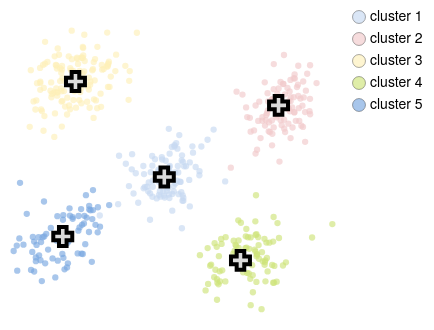

The specification (Vega-Lite) saved for this image:
### Vega-Lite specification from a JSON file in a GitHub repository (floating-point values rounded to 4 significant figures; data arrays with more than 128 entries replaced by an {"elided": "..."} marker saying what was removed)
{"background": null, "config": {"arc": {"fill": "#DBDBDB", "fillOpacity": 1.0, "innerRadius": 38.75, "padAngle": 0.03, "stroke": "black", "strokeOpacity": 1, "strokeWidth": 0.25}, "area": {"fill": "#DBDBDB", "fillOpacity": 1.0, "stroke": "black", "strokeOpacity": 1, "strokeWidth": 0.25}, "axis": {"domain": true, "domainCap": "round", "domainColor": "black", "domainWidth": 0.25, "grid": false, "gridCap": "round", "gridColor": "#F1F1F1", "gridDash": [0, 0], "gridOpacity": 1.0, "gridWidth": 0.25, "labelColor": "black", "labelFont": "Helvetica Neue", "labelFontSize": 7, "labelFontStyle": "normal", "labelFontWeight": 400, "offset": 4.5, "ticks": true, "tickCap": "round", "tickColor": "black", "tickRound": false, "tickSize": 3, "tickWidth": 0.25, "titleColor": "black", "titleFont": "Helvetica Neue", "titleFontSize": 7, "titleFontStyle": "normal", "titleFontWeight": 400}, "axisX": {"domain": true, "labelAlign": "center", "labelAngle": 0, "labels": true, "ticks": true, "translate": 0}, "axisY": {"domain": true, "labelAlign": "right", "labelAngle": 0, "labels": true, "ticks": true, "translate": 0}, "axisRight": {"domain": true, "labelAlign": "left", "labelAngle": 0, "labels": true, "ticks": true, "translate": 0}, "axisTop": {"domain": true, "labelAlign": "center", "labelAngle": 0, "labels": true, "ticks": true, "translate": 0}, "axisBand": {"tickOffset": 0}, "bar": {"fill": "#DBDBDB", "fillOpacity": 1.0, "stroke": "black", "strokeOpacity": 1, "strokeWidth": 0.25}, "boxplot": {"size": 13.95, "ticks": {"cornerRadius": 0.25, "fill": "black", "opacity": 1, "size": 6.975, "thickness": 0.25}, "box": {"fillOpacity": 1.0, "stroke": "black", "strokeOpacity": 1, "strokeWidth": 0.25}, "median": {"cornerRadius": 0, "fill": "black", "fillOpacity": 1.0, "opacity": 1, "size": 13.95, "thickness": 0.25}, "rule": {"fill": "black", "fillOpacity": 1.0, "size": 15.5, "stroke": "black", "strokeDash": [0, 0], "strokeOpacity": 1, "strokeWidth": 0.25}, "outliers": {"color": "black", "fill": "black", "fillOpacity": 1.0, "size": 0, "stroke": "black", "strokeOpacity": 1, "strokeWidth": 0.25}}, "circle": {"fill": "black", "fillOpacity": 1.0, "size": 0.775, "stroke": null, "strokeOpacity": 1, "strokeWidth": 0.25}, "errorband": {"band": {"fillOpacity": 0.6, "stroke": null, "strokeWidth": 0.25, "strokeOpacity": 1}, "borders": {"opacity": 0, "strokeOpacity": 0.25, "strokeWidth": 1}}, "errorbar": {"opacity": 1, "rule": {"strokeDash": [0, 0], "strokeWidth": 0.25}, "ticks": {"color": "black", "cornerRadius": 0.125, "opacity": 1, "size": 9.3, "thickness": 0.25}, "thickness": 0.25}, "font": "Helvetica Neue", "geoshape": {"fill": "#DBDBDB", "fillOpacity": 1.0, "stroke": "black", "strokeOpacity": 1, "strokeWidth": 0.25}, "header": {"labelColor": "black", "labelFont": "Helvetica Neue", "labelFontSize": 7, "labelFontStyle": "normal", "labelFontWeight": 400, "titleColor": "black", "titleFont": "Helvetica Neue", "titleFontSize": 7, "titleFontStyle": "normal", "titleFontWeight": 400, "titlePadding": 0}, "legend": {"disable": false, "offset": 4.5, "titlePadding": 4, "labelOffset": 2, "gradientLabelOffset": 2, "gradientLength": 77.5, "gradientThickness": 7.75, "gradientOpacity": 1.0, "gradientStrokeColor": "black", "gradientStrokeWidth": 0.25, "labelColor": "black", "labelFont": "Helvetica Neue", "labelFontSize": 7, "labelFontStyle": "normal", "labelFontWeight": 400, "strokeColor": "black", "strokeWidth": 0, "symbolSize": 42, "symbolStrokeColor": "black", "symbolStrokeWidth": 0.25, "titleColor": "black", "titleFont": "Helvetica Neue", "titleFontSize": 7, "titleFontStyle": "normal", "titleFontWeight": 400}, "line": {"color": "black", "stroke": "black", "strokeCap": "round", "strokeDash": [0, 0], "strokeOpacity": 1, "strokeWidth": 0.375}, "point": {"filled": true, "fill": "#DBDBDB", "fillOpacity": 1.0, "size": 7.75, "stroke": "black", "strokeOpacity": 1, "strokeWidth": 0.25}, "range": {"category": ["#C6D9F1", "#F1C9CB", "#FEF0B9", "#CEE37A", "#7AA8E0", "#E589A3", "#FDDD5D", "#68B961", "#4177B1", "#C35082", "#E5C227", "#438156"], "diverging": {"scheme": ["#C35082", "#CE6D94", "#D989A7", "#E2A4BA", "#EABFCE", "#F1DBE2", "#F6F6F6", "#D7E0EB", "#B9CBE0", "#9BB6D5", "#7DA1C9", "#5F8CBD", "#4177B1"]}, "heatmap": {"scheme": ["#32022B", "#43044D", "#4C196E", "#4D338C", "#484DA6", "#3A68BB", "#1D83CA", "#1D9CCB", "#23B5C9", "#28CDC5", "#4DE0B4", "#91EE9F"]}, "ordinal": {"scheme": ["#F1F1F1", "#DBDBDB", "#C6C6C6", "#B2B2B2", "#9D9D9D", "#898989", "#767676", "#636363", "#515151", "#404040", "#2F2F2F", "#1F1F1F"]}, "ramp": {"scheme": ["#32022B", "#43044D", "#4C196E", "#4D338C", "#484DA6", "#3A68BB", "#1D83CA", "#1D9CCB", "#23B5C9", "#28CDC5", "#4DE0B4", "#91EE9F"]}}, "rule": {"color": "black", "stroke": "black", "strokeCap": "round", "strokeDash": [2, 2], "strokeOpacity": 1, "strokeWidth": 0.25}, "scale": {"bandPaddingInner": 0.1, "bandPaddingOuter": 0.1, "round": false}, "rect": {"fill": "#DBDBDB", "fillOpacity": 1.0, "stroke": "black", "strokeOpacity": 1, "strokeWidth": 0.25}, "square": {"fill": "#DBDBDB", "fillOpacity": 1.0, "size": 15.5, "stroke": "black", "strokeOpacity": 1, "strokeWidth": 0.25}, "text": {"color": "black", "font": "Helvetica Neue", "fontSize": 7, "fontStyle": "normal", "fontWeight": 400}, "tick": {"color": "black", "cornerRadius": 0.125, "opacity": 1.0, "size": 13.95, "thickness": 0.25}, "title": {"anchor": "middle", "frame": "group", "color": "black", "font": "Helvetica Neue", "fontSize": 7, "fontStyle": "normal", "fontWeight": 400, "subtitleColor": "black", "subtitleFont": "Helvetica Neue", "subtitleFontSize": "Helvetica Neue", "subtitleFontStyle": "normal", "subtitleFontWeight": 400}, "trail": {"color": "black", "opacity": 1, "size": 0.375}, "view": {"continuousWidth": 165, "continuousHeight": 155, "discreteWidth": 165, "discreteHeight": 155, "fill": null, "stroke": null, "strokeWidth": 0.25}}, "layer": [{"data": {"name": "data-ad9b49031bfbbf69f380db80abeca228"}, "mark": {"type": "circle", "opacity": 0.65, "size": 10}, "encoding": {"color": {"field": "cluster", "title": null, "type": "nominal"}, "x": {"axis": null, "field": "x", "type": "quantitative"}, "y": {"axis": null, "field": "y", "type": "quantitative"}}}, {"data": {"name": "data-54f1426175104c8dd6258a02509f3630"}, "mark": {"type": "point", "filled": false, "opacity": 1, "shape": "cross", "size": 90, "strokeWidth": 2}, "encoding": {"color": {"value": "black"}, "x": {"field": "x", "type": "quantitative"}, "y": {"field": "y", "type": "quantitative"}}}], "view": {"stroke": null}, "$schema": "https://vega.github.io/schema/vega-lite/v6.4.1.json", "datasets": {"data-ad9b49031bfbbf69f380db80abeca228": {"elided": "489 records"}, "data-54f1426175104c8dd6258a02509f3630": [{"x": 0.0, "y": 0.0}, {"x": 4.5, "y": 3.0}, {"x": -3.5, "y": 4.0}, {"x": 3.0, "y": -3.5}, {"x": -4.0, "y": -2.5}]}}
